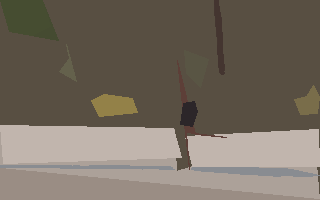
#> input picture samples/sam2_fullres.png, 320 x 200 px; its folder holds only this picture in this run
$ python -i pipeline.py   (imports and definitions only)
#> lines starting #> are read from the running program, lines starting #| are printed output that depends on the picture; after the words box and inside, x2 and y2 are one past the last pixel; in counts of white or black regions, pixels touching at a corner belong together
#> further down, picture is the input picture: shape (200, 320, 3); mean B, G, R 97, 109, 118.5
### src/quantize.py
"""
Color quantization for Another World style palettes.
"""
import numpy as np
from typing import Tuple, List


# [62 lines left out: function median_cut_quantize, not called in this run]


def kmeans_quantize(image: np.ndarray, num_colors: int = 16,
                    max_iterations: int = 20) -> Tuple[np.ndarray, np.ndarray]:
    """
    Quantize using k-means clustering (often better quality than median cut).

    Args:
        image: RGB image array (H, W, 3)
        num_colors: Number of colors in palette
        max_iterations: Maximum k-means iterations

    Returns:
        indexed: Indexed image (H, W)
        palette: Color palette (num_colors, 3)
    """
#> called with num_colors = 16, max_iterations = 20
    h, w = image.shape[:2]
#> h = 200; w = 320
    pixels = image.reshape(-1, 3).astype(np.float32)

    # Initialize centroids randomly from pixels
    rng = np.random.default_rng(42)
    indices = rng.choice(len(pixels), size=num_colors, replace=False)
#> indices = [28082, 5710, 6026, 47085, 44625, 41884, 33692, 48711, 50308, 45917, 27708, 5499, 54941, 62435, 49522, 12892]
    centroids = pixels[indices].copy()
#> centroids = 16 rows, first 8: [66, 79, 88], [66, 79, 88], [66, 79, 88], [173, 181, 193], [173, 181, 193], [66, 79, 88], [67, 89, 100], [173, 181, 193]

    for _ in range(max_iterations):
        # Assign each pixel to nearest centroid
        distances = np.zeros((len(pixels), num_colors))
        for i, centroid in enumerate(centroids):
            distances[:, i] = np.sum((pixels - centroid) ** 2, axis=1)
        labels = np.argmin(distances, axis=1)

        # Update centroids
        new_centroids = np.zeros_like(centroids)
        for i in range(num_colors):
            mask = labels == i
            if mask.any():
                new_centroids[i] = pixels[mask].mean(axis=0)
            else:
                new_centroids[i] = centroids[i]

        # Check for convergence
        if np.allclose(centroids, new_centroids, atol=1.0):
            break
        centroids = new_centroids

    palette = centroids.astype(np.uint8)
    indexed = labels.reshape(h, w).astype(np.uint8)
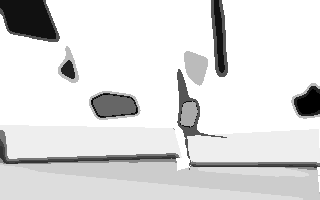
#> indexed: shape (200, 320); min 0, max 15, mean 13.02; drawn with min black and max white

    return indexed, palette


# [54 lines left out: functions create_another_world_palette, posterize, apply_palette, not called in this run]

### src/simplify.py
"""
Polygon simplification using Douglas-Peucker algorithm.
"""
import numpy as np
from typing import List, Tuple, Optional

# Try to use OpenCV if available, otherwise use pure Python implementation
try:
    import cv2
    HAS_CV2 = True
except ImportError:
    HAS_CV2 = False


# Style presets for epsilon ratio
STYLE_PRESETS = {
    'detailed': 0.005,      # Many vertices, smooth curves
    'moderate': 0.015,      # Balance
    'stylized': 0.03,       # Visible simplification
    'another_world': 0.05,  # Heavy simplification, angular
    'extreme': 0.08,        # Very few vertices
}


# [39 lines left out: function douglas_peucker, not called in this run]


def simplify_contour(contour: np.ndarray, epsilon_ratio: float = 0.03,
                     min_vertices: int = 3, max_vertices: int = 30,
                     _recursion_depth: int = 0) -> np.ndarray:
    """
    Simplify a contour using Douglas-Peucker algorithm.

    Args:
        contour: Array of contour points (N, 2)
        epsilon_ratio: Ratio of perimeter to use as epsilon (0.01-0.1)
        min_vertices: Minimum number of vertices to keep
        max_vertices: Maximum number of vertices to allow

    Returns:
        Simplified contour
    """
    if len(contour) < 3:
        return contour

    # Calculate perimeter for epsilon
    if HAS_CV2:
        # Ensure contour is in OpenCV format (N, 1, 2)
        if contour.ndim == 2:
            contour_cv = contour.reshape(-1, 1, 2).astype(np.float32)
        else:
            contour_cv = contour.astype(np.float32)
        perimeter = cv2.arcLength(contour_cv, closed=True)
        epsilon = epsilon_ratio * perimeter
        simplified = cv2.approxPolyDP(contour_cv, epsilon, closed=True)
        result = simplified.reshape(-1, 2)
    else:
        # Pure Python fallback
        perimeter = np.sum(np.linalg.norm(np.diff(contour, axis=0), axis=1))
        perimeter += np.linalg.norm(contour[-1] - contour[0])  # Close the loop
        epsilon = epsilon_ratio * perimeter
        result = douglas_peucker(contour, epsilon)

    # Force max_vertices limit first (this is the priority for Another World style)
    if len(result) > max_vertices:
        if _recursion_depth < 10 and epsilon_ratio < 0.3:
            # Try with more aggressive epsilon
            return simplify_contour(contour, epsilon_ratio * 2.0, min_vertices, max_vertices,
                                   _recursion_depth + 1)
        else:
            # Force reduce by uniform sampling to ensure max_vertices is respected
            indices = np.linspace(0, len(result) - 1, max_vertices, dtype=int)
            result = result[indices]

    # Enforce minimum vertices (but don't return original if it would exceed max)
    if len(result) < min_vertices:
        # If original also exceeds max_vertices, sample it
        if len(contour) > max_vertices:
            indices = np.linspace(0, len(contour) - 1, max_vertices, dtype=int)
            return contour[indices].astype(np.int16)
        return contour.astype(np.int16)

    return result.astype(np.int16)


# [37 lines left out: function simplify_contour_adaptive, not called in this run]


def mask_to_polygons(mask: np.ndarray, epsilon_ratio: float = 0.03,
                     min_area: int = 100, max_vertices: int = 30) -> List[np.ndarray]:
    """
    Convert a binary mask to simplified polygons.

    Args:
        mask: Binary mask (H, W) with values 0 or non-zero
        epsilon_ratio: Simplification ratio (see STYLE_PRESETS)
        min_area: Minimum polygon area to keep (filters noise)

    Returns:
        List of simplified polygon contours
    """
    # Ensure mask is proper format
    mask_uint8 = (mask > 0).astype(np.uint8) * 255

    if HAS_CV2:
        contours, _ = cv2.findContours(
            mask_uint8,
            cv2.RETR_EXTERNAL,  # Only outer contours
            cv2.CHAIN_APPROX_SIMPLE
        )
    else:
        # Very basic contour extraction fallback (not recommended)
        contours = _extract_contours_basic(mask_uint8)

    polygons = []
    for contour in contours:
        # Flatten OpenCV contour format
        if contour.ndim == 3:
            contour = contour.reshape(-1, 2)

        # Filter by area
        if HAS_CV2:
            area = cv2.contourArea(contour.reshape(-1, 1, 2))
        else:
            area = _polygon_area(contour)

        if area < min_area:
            continue

        # Simplify
        simplified = simplify_contour(contour, epsilon_ratio, max_vertices=max_vertices)
        if len(simplified) >= 3:
            polygons.append(simplified)

    return polygons


# [48 lines left out: functions _polygon_area, _extract_contours_basic, simplify_by_style, not called in this run]

### src/polygon.py
"""
Polygon data structures and operations.
"""
from dataclasses import dataclass, field
from typing import List, Tuple, Optional
import numpy as np


@dataclass
class Polygon:
    """A single polygon with vertices and color."""
    id: int
    vertices: np.ndarray  # Shape: (N, 2) - x, y coordinates
    color_index: int  # Index into 16-color palette

    def __post_init__(self):
        if isinstance(self.vertices, list):
            self.vertices = np.array(self.vertices, dtype=np.int16)

    @property
    def vertex_count(self) -> int:
        return len(self.vertices)

    # [39 lines left out: functions bounds, centroid, area, translate, delta_from, not called in this run]


@dataclass
class Frame:
    """A single frame containing polygons and palette."""
    index: int
    polygons: List[Polygon] = field(default_factory=list)
    palette: Optional[np.ndarray] = None  # Shape: (16, 3) RGB values

    def add_polygon(self, polygon: Polygon):
        self.polygons.append(polygon)

    # [5 lines left out: function get_polygon, not called in this run]

    def polygon_ids(self) -> List[int]:
        return [p.id for p in self.polygons]


@dataclass
class PolygonDelta:
    """Represents a change to a polygon between frames."""
    polygon_id: int
    operation: str  # 'move', 'morph', 'recolor', 'birth', 'death'

    # For 'move': uniform translation
    dx: int = 0
    dy: int = 0

    # For 'morph': per-vertex deltas
    vertex_deltas: Optional[np.ndarray] = None

    # For 'recolor': new color index
    new_color: Optional[int] = None

    # For 'birth': full polygon data
    new_polygon: Optional[Polygon] = None


# [64 lines left out: function compute_frame_delta, not called in this run]

### src/pipeline.py
"""
Video to polygon pipeline.

This module provides the main pipeline for converting video to polygon animation.
It can work with or without SAM 2 - falling back to color-based segmentation.
"""
import numpy as np
from typing import List, Dict, Optional, Tuple, Iterator
from pathlib import Path

from .polygon import Polygon, Frame
from .quantize import kmeans_quantize, median_cut_quantize
from .simplify import mask_to_polygons, STYLE_PRESETS

# Try to import video libraries
try:
    import cv2
    HAS_CV2 = True
except ImportError:
    HAS_CV2 = False

try:
    from PIL import Image
    HAS_PIL = True
except ImportError:
    HAS_PIL = False


class VideoToPolygonPipeline:
    """
    Pipeline for converting video frames to polygon animation.

    Supports multiple segmentation backends:
    - 'color': Simple color-based segmentation (no ML required)
    - 'sam2': Segment Anything Model 2 (requires SAM 2 installation)
    """

    def __init__(self,
                 width: int = 320,
                 height: int = 200,
                 num_colors: int = 16,
                 style: str = 'another_world',
                 min_polygon_area: int = 50,
                 segmentation_backend: str = 'color'):
        """
        Initialize the pipeline.

        Args:
            width: Output width (default 320 for Another World style)
            height: Output height (default 200)
            num_colors: Number of colors in palette (default 16)
            style: Simplification style preset
            min_polygon_area: Minimum polygon area to keep
            segmentation_backend: 'color' or 'sam2'
        """
        self.width = width
        self.height = height
        self.num_colors = num_colors
        self.epsilon_ratio = STYLE_PRESETS.get(style, STYLE_PRESETS['another_world'])
        self.min_polygon_area = min_polygon_area
        self.backend = segmentation_backend

        self._polygon_id_counter = 0

    def _next_polygon_id(self) -> int:
        """Get next unique polygon ID."""
        self._polygon_id_counter += 1
        return self._polygon_id_counter

    def process_image(self, image: np.ndarray) -> Tuple[Frame, np.ndarray]:
        """
        Process a single image to polygons.

        Args:
            image: RGB image (H, W, 3)

        Returns:
            Tuple of (Frame, palette)
        """
        # Resize to target dimensions
        resized = self._resize_image(image)

        # ---- Pre-smooth to create coherent colour regions ----
        # Bilateral filter preserves edges while smoothing colour noise
        if HAS_CV2:
            smoothed = cv2.bilateralFilter(resized, d=9, sigmaColor=75, sigmaSpace=75)
            # Second pass for stronger effect
            smoothed = cv2.bilateralFilter(smoothed, d=9, sigmaColor=50, sigmaSpace=50)
        else:
            smoothed = resized

        # Quantize colors
        indexed, palette = kmeans_quantize(smoothed, self.num_colors)
#> palette = 16 rows, first 8: [72, 106, 118], [51, 73, 72], [70, 91, 99], [166, 173, 184], [169, 177, 188], [61, 73, 84], [71, 126, 143], [171, 179, 191]

        # ---- Morphological cleaning on each colour mask ----
        # This merges nearby fragments and fills small holes
        kernel = cv2.getStructuringElement(cv2.MORPH_ELLIPSE, (5, 5)) if HAS_CV2 else None

        # Find the most common colour to use as the background layer
        color_areas = []
        for ci in range(self.num_colors):
            color_areas.append(((indexed == ci).sum(), ci))
#> after the loop, color_areas = [(463, 0), (2071, 1), (486, 2), (417, 3), (520, 4), (1476, 5), (728, 6), (716, 7), (384, 8), (67, 9), (339, 10), (1318, 11), (5129, 12), (6017, 13), (8917, 14), (34952, 15)]
        color_areas.sort(reverse=True)
        bg_color = color_areas[0][1]
#> bg_color = 15

        # Build polygon list: background first, then smaller regions on top
        polygons = []

        # Full-frame background rectangle in the dominant colour
        polygons.append(Polygon(
            id=self._next_polygon_id(),
            vertices=np.array([[0, 0], [self.width - 1, 0],
                               [self.width - 1, self.height - 1],
                               [0, self.height - 1]], dtype=np.int16),
            color_index=bg_color,
        ))

        # Process colours from largest area to smallest (painter's algorithm)
        for _, color_idx in color_areas:
            # Skip the background colour - already covered by the rectangle
            if color_idx == bg_color:
                continue

            mask = (indexed == color_idx).astype(np.uint8) * 255

            # Morphological close: fill small gaps and merge nearby fragments
            if kernel is not None:
                mask = cv2.morphologyEx(mask, cv2.MORPH_CLOSE, kernel)
                # Small open to remove remaining specks
                small_kernel = cv2.getStructuringElement(cv2.MORPH_ELLIPSE, (3, 3))
                mask = cv2.morphologyEx(mask, cv2.MORPH_OPEN, small_kernel)

            if mask.sum() == 0:
                continue

            # Convert mask to simplified polygons
            color_polygons = mask_to_polygons(
                mask,
                epsilon_ratio=max(self.epsilon_ratio, 0.04),
                min_area=self.min_polygon_area,
                max_vertices=20,
            )

            for vertices in color_polygons:
                if len(vertices) >= 3:
                    polygons.append(Polygon(
                        id=self._next_polygon_id(),
                        vertices=vertices,
                        color_index=color_idx,
                    ))
#> this loop made 16 passes
#> color_idx on passes 2, 3, 4, 5, 6, 7, 11, 14: 14, 13, 12, 1, 5, 11, 2, 8
#> (color_idx, color_polygons) on passes 8 to 9: (6, [[[93, 100], [100, 115], [135, 111], [130, 98]]]), (7, [[[0, 130], [0, 140], [5, 147], [4, 132]]])
#> pass 2, in process_image, `mask = (indexed == color_idx).astype(np.uint8) * 255`:
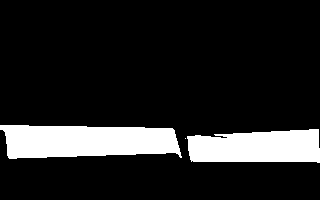
#> mask: shape (200, 320); 13.9% white; 3 white regions (1 under 20 px), largest, box (x1, y1, x2, y2) and area: (0, 125, 182, 159) 5073, (187, 129, 320, 163) 3843
#> pass 3, in process_image, `mask = (indexed == color_idx).astype(np.uint8) * 255`:
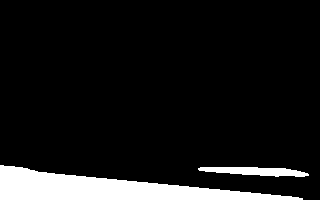
#> mask: shape (200, 320); 9.4% white; 2 white regions, box (x1, y1, x2, y2) and area: (0, 165, 303, 200) 5287, (198, 167, 309, 177) 730
#> after the loop: mask: shape (200, 320); every value is 0
#> after the loop, polygons = 22 items

        frame = Frame(index=0, polygons=polygons, palette=palette)
        return frame, palette

    def _resize_image(self, image: np.ndarray) -> np.ndarray:
        """Resize image to target dimensions."""
        if HAS_CV2:
            return cv2.resize(image, (self.width, self.height), interpolation=cv2.INTER_AREA)
        elif HAS_PIL:
            pil_img = Image.fromarray(image)
            pil_img = pil_img.resize((self.width, self.height), Image.Resampling.LANCZOS)
            return np.array(pil_img)
        else:
            # Very basic nearest neighbor resize
            h, w = image.shape[:2]
            y_indices = (np.arange(self.height) * h // self.height).astype(int)
            x_indices = (np.arange(self.width) * w // self.width).astype(int)
            return image[y_indices][:, x_indices]

    # [64 lines left out: functions process_video, process_video_to_list, not called in this run]


class SAM2Pipeline:
    """
    Hybrid pipeline: SAM 2 for foreground objects + colour quantization for background.

    For video:
      1. Auto-segment first frame with SAM 2
      2. Track object masks through subsequent frames
      3. Fill uncovered background with colour-quantized polygons
      4. Simplify all contours to low-vertex polygons

    Requires SAM 2:  cd sam2_repo && pip3 install -e .
    """

    # Palette layout: 0-7 background colours, 8-15 SAM object colours
    N_BG_COLORS = 8
    N_FG_COLORS = 8

    # [255 lines left out: functions __init__, _build_hybrid_frame, process_image, process_video, quick_convert, not called in this run]

>>> import cv2
>>> picture = cv2.imread('../samples/sam2_fullres.png')
>>> result = VideoToPolygonPipeline().process_image(picture)
